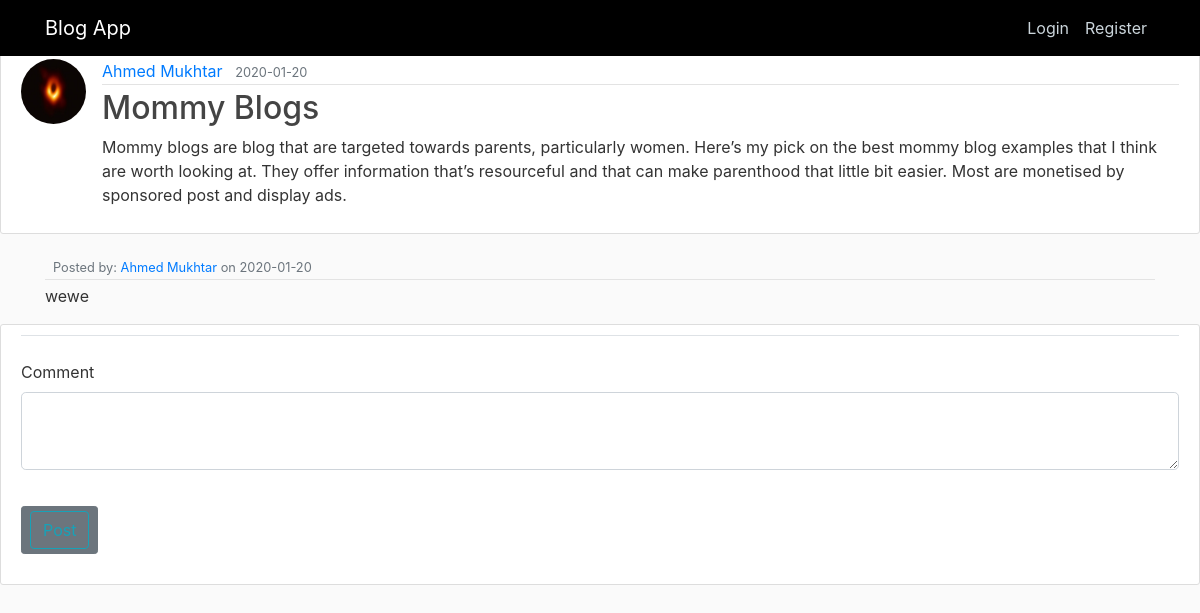
Screenshot of /post/3 with the database file from the repository.
### flaskblog/models.py (models this page shows, shortened)
class User(db.Model, UserMixin):
    id = db.Column(db.Integer, primary_key=True)
    username = db.Column(db.String(20), unique=True, nullable=False)
    email = db.Column(db.String(120), unique=True, nullable=False)
    image_file = db.Column(db.String(20), nullable=False, default='default.jpg')
    password = db.Column(db.String(60), nullable=False)
    posts = db.relationship('Post', backref='author', lazy=True)
    comment = db.relationship('Comment', backref='author', lazy=True)

class Post(db.Model):
    id = db.Column(db.Integer, primary_key=True)
    title = db.Column(db.String(100), nullable=False)
    date_posted = db.Column(db.DateTime, nullable=False, default=datetime.utcnow)
    content = db.Column(db.Text, nullable=False)
    user_id = db.Column(db.Integer, db.ForeignKey('user.id'), nullable=False)

class Comment(db.Model):
    id = db.Column(db.Integer, primary_key=True)
    date_posted = db.Column(db.DateTime, nullable=False, default=datetime.utcnow)
    content = db.Column(db.Text, nullable=False)
    user_id = db.Column(db.Integer, db.ForeignKey('user.id'), nullable=False)

### flaskblog/routes.py (the view)
@app.route("/post/<int:post_id>",  methods=['GET', 'POST'])
def post(post_id):
    post = Post.query.get_or_404(post_id)
    comments = Comment.query.all()
    form = CommentForm()
    if form.validate_on_submit():
        comment = Comment(content=form.content.data, author=current_user)
        db.session.add(comment)
        db.session.commit()
        flash('Your comment has been created!', 'success')
        return redirect(url_for('home'))
    return render_template('post.html', post=post, form=form, comments=comments)

### flaskblog/forms.py
class CommentForm(FlaskForm):
    content = TextAreaField('Comment', validators=[DataRequired()])
    submit = SubmitField('Post')

### flaskblog/templates/post.html (shortened to what this page needs)
{% extends "layout.html" %} {% block content %}
<article class="media content-section mt-5">
  <img
    class="rounded-circle article-img"
    src="{{ url_for('static', filename='dp/' + post.author.image_file) }}"
  />
  <div class="media-body">
    <div class="article-metadata">
      <a
        class="mr-2"
        href="{{ url_for('user_posts', username=post.author.username) }}"
        >{{ post.author.username }}</a
      >
      <small class="text-muted"
        >{{ post.date_posted.strftime('%Y-%m-%d') }}</small
      >
    </div>
    <h2 class="article-title">{{ post.title }}</h2>
    <p class="article-content">{{ post.content }}</p>
  </div>
</article>
<div>
 {% for comment in comments %}
  <div class="container mt-2 mb-3">
    <div class="">
      <div class="media-body">
        <div class="article-metadata">
          <small class="text-muted"
            >Posted by:
            <a href=""
              >{{ comment.author.username }}</a
            >
            on {{ comment.date_posted.strftime('%Y-%m-%d') }}</small
          >
        </div>
        <p class="article-content">{{ comment.content }}</p>
      </div>
    </div>
  </div>
  {% endfor %}
</div>
<div class="content-section">
  <form method="POST" action="">
    <fieldset class="form-group">
      <legend class="border-bottom mb-4">{{ legend }}</legend>
      <div class="form-group">
        {{ form.content.label(class="form-control-label") }} {% if
        form.content.errors %} {{ form.content(class="form-control
        form-control-lg is-invalid") }}
        <div class="invalid-feedback">
          {% for error in form.content.errors %}
          <span>{{ errors }}</span>
          {% endfor %}
        </div>
        {% else %} {{ form.content(class="form-control form-control-lg") }} {%
        endif %}
      </div>
    </fieldset>
    <div class="form-group">
      <a class="btn btn-secondary btn-sm mt-1 mb-1" href="{{ url_for('post', post_id=post.id) }}">{{ form.submit(class="btn btn-outline-info") }}</a
  >
    </div>
  </form>
</div>
{% endblock content %}

### flaskblog/static/main.css (style rules this page uses)
* { margin: 0; padding: 0; }
body { background: #fafafa; color: #333333; }
h1, h2, h3, h4, h5, h6 { color: #444444; }
.content-section { background: #ffffff; padding: 10px 20px; border: 1px solid #dddddd; border-radius: 3px; margin-bottom: 20px; }
.article-title { color: #444444; }
.article-content { white-space: pre-line; }
.article-img { height: 65px; width: 65px; margin-right: 16px; }
.article-metadata { padding-bottom: 1px; margin-bottom: 4px; border-bottom: 1px solid #e3e3e3 }

### rows the page displays
User: image_file (placeholder picture), author.username "Ahmed Mukhtar"
Post: date_posted "2020-01-20", title "Mommy Blogs", content "Mommy blogs are blog that are targeted towards parents, particularly women. Here’s my pick on the best mommy blog examples that I think are worth looking at. They offer information that’s resourceful and that can make parenthood that little bit easier. Most are monetised by sponsored post and display ads."
Comment: author.username "Ahmed Mukhtar", date_posted "2020-01-20", content "wewe"
